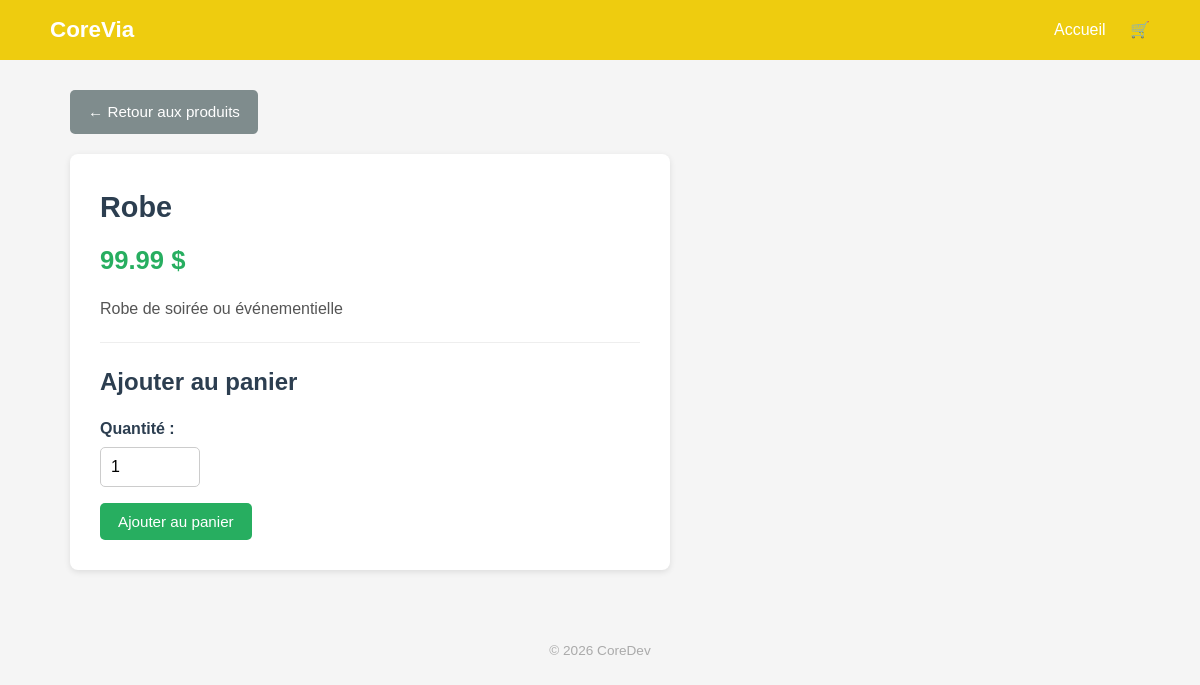
Page /product_detail.php?id=1 on the committed database.
### tables this page shows
CREATE TABLE `products` (
  `id` int(11) NOT NULL,
  `name` varchar(255) NOT NULL,
  `price` decimal(10,2) NOT NULL,
  `description` text DEFAULT NULL
);

### config.php (called while the page is built, shortened)
<?php
$host ='localhost';
$db = 'ecommerce_db';
$user= 'root';
$pass = '';
$charset = 'utf8mb4';
function get_pdo() {
 static $pdo = null;
global $host, $db, $user, $pass, $charset;
 if($pdo === null) {
 $dsn = "mysql:host=$host;dbname=$db;charset=$charset";
 $options = [
            PDO::ATTR_ERRMODE            => PDO::ERRMODE_EXCEPTION,
            PDO::ATTR_DEFAULT_FETCH_MODE => PDO::FETCH_ASSOC,
            PDO::ATTR_EMULATE_PREPARES   => false,
        ];
        try {
            $pdo = new PDO($dsn, $user, $pass, $options);
        } catch (PDOException $e) {
            error_log('Erreur connexion BD : ' . $e->getMessage());
            die('Erreur de connexion à la base de données. Veuillez réessayer plus tard.');
        }
    }
    return $pdo;
}
function get_product($id) {
    $pdo = get_pdo();
    $stmt = $pdo->prepare('SELECT id, name, price, description FROM products WHERE id = ?');
    $stmt->execute([$id]);
    return $stmt->fetch();
}

### product_detail.php (the view, shortened to what this page needs)
<?php
require_once 'config.php';
$id = isset($_GET['id']) ? (int)$_GET['id'] : 0;
$product = get_product($id);
include 'header.php';
?>
<a href="index.php" class="btn btn-secondary" style="margin-bottom:20px;display:inline-block;">&larr; Retour aux produits</a>
<div class="product-detail">
    <h1><?php echo htmlspecialchars($product['name']); ?></h1>
    <div class="price"><?php echo number_format($product['price'], 2); ?> $</div>
    <div class="description"><?php echo htmlspecialchars($product['description']); ?></div>
    <hr style="margin: 20px 0; border: none; border-top: 1px solid #eee;">
    <h2 style="margin-bottom:15px; color:#2c3e50;">Ajouter au panier</h2>
    <form action="add_to_cart.php" method="POST">
        <div class="form-group">
            <label for="quantity">Quantité :</label>
            <input type="number" id="quantity" name="quantity" value="1" min="1" max="100" style="width:100px;">
        </div>
        <button type="submit" class="btn btn-success">Ajouter au panier</button>
    </form>
</div>
</main>
<footer class="site-footer">
    <p>&copy; <?php echo date('Y'); ?> CoreDev</p>
</footer>
</body>
</html>

### styles.css (style rules this page uses)
* { box-sizing: border-box; margin: 0; padding: 0; }
body { font-family: Arial, sans-serif; background: #f5f5f5; color: #333; line-height: 1.6; }
.btn { display: inline-block; padding: 10px 18px; border: none; border-radius: 5px; cursor: pointer; font-size: 0.95rem; text-decoration: none; text-align: center; }
.btn-success { background: #27ae60; color: #fff; }
.btn-secondary { background: #7f8c8d; color: #fff; }
.product-detail { background: #fff; border-radius: 8px; box-shadow: 0 2px 6px rgba(0,0,0,0.1); padding: 30px; max-width: 600px; }
.product-detail h1 { font-size: 1.8rem; color: #2c3e50; margin-bottom: 10px; }
.product-detail .price { font-size: 1.6rem; font-weight: bold; color: #27ae60; margin-bottom: 15px; }
.product-detail .description { color: #555; margin-bottom: 20px; }
.form-group { margin-bottom: 16px; }
.form-group label { display: block; margin-bottom: 5px; font-weight: bold; color: #2c3e50; }
.form-group input, .form-group textarea { width: 100%; padding: 10px; border: 1px solid #ccc; border-radius: 5px; font-size: 1rem; }
.site-footer { text-align: center; padding: 30px; color: #aaa; font-size: 0.85rem; margin-top: 40px; }

### rows in the picture
products: name "Robe", price "99.99", description "Robe de soirée ou événementielle"
